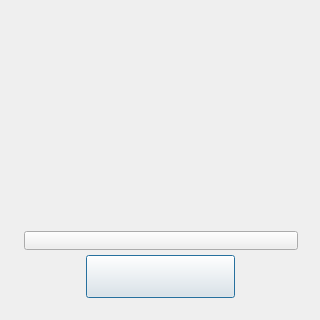
<?xml version="1.0" encoding="UTF-8"?>
<ui version="4.0">
 <class>DialogAbout</class>
 <widget class="QDialog" name="DialogAbout">
  <property name="geometry">
   <rect>
    <x>0</x>
    <y>0</y>
    <width>320</width>
    <height>320</height>
   </rect>
  </property>
  <property name="windowTitle">
   <string>Dialog</string>
  </property>
  <widget class="QLabel" name="background">
   <property name="geometry">
    <rect>
     <x>0</x>
     <y>0</y>
     <width>320</width>
     <height>320</height>
    </rect>
   </property>
   <property name="text">
    <string/>
   </property>
   <property name="pixmap">
    <pixmap resource="../res.qrc">:/img/res/about.png</pixmap>
   </property>
  </widget>
  <widget class="QPushButton" name="closeBtn">
   <property name="geometry">
    <rect>
     <x>86</x>
     <y>255</y>
     <width>149</width>
     <height>43</height>
    </rect>
   </property>
   <property name="text">
    <string/>
   </property>
  </widget>
  <widget class="QPushButton" name="urlBtn">
   <property name="geometry">
    <rect>
     <x>24</x>
     <y>231</y>
     <width>274</width>
     <height>19</height>
    </rect>
   </property>
   <property name="text">
    <string/>
   </property>
  </widget>
 </widget>
 <resources>
  <include location="../res.qrc"/>
 </resources>
 <connections/>
</ui>
